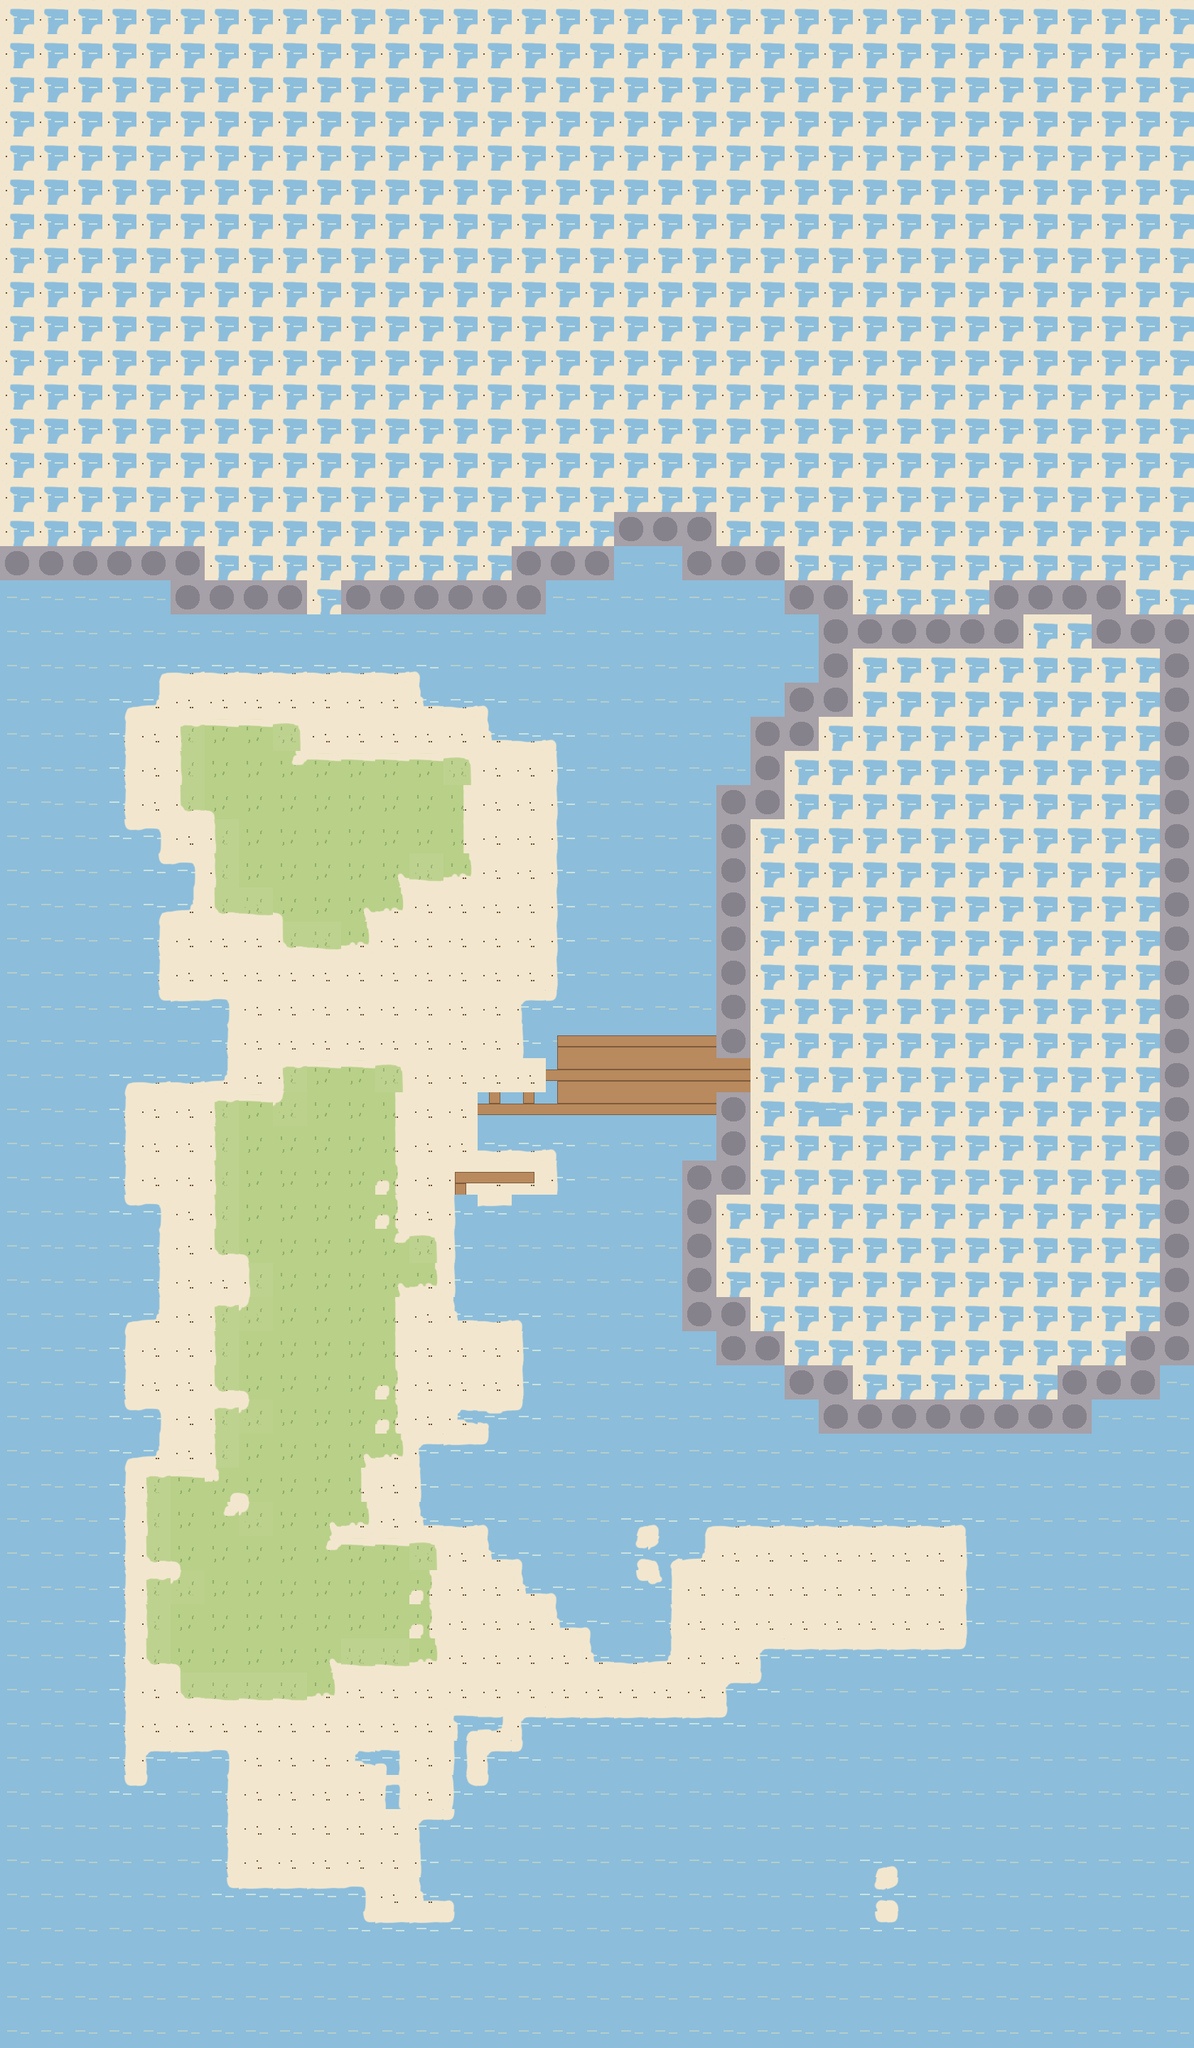

A level layout from a 2D game, rendered from its tile map. Below: a short description, then the map file with its tile-grid data intact:
An orthogonal 35x60 tile map with 48x48 px tiles, 1 tile layer (Tile Layer 1), 3 tilesets and 1 object (Starting Point).

<map version="1.10" tiledversion="1.12.1" orientation="orthogonal" renderorder="right-down" width="35" height="60" tilewidth="48" tileheight="48" infinite="0" nextlayerid="4" nextobjectid="3">
 <tileset firstgid="1" source="tileset.tsx" />
 <tileset firstgid="7" source="water-sand-terrain.tsx" />
 <tileset firstgid="55" source="terrain.tsx" />
 <layer id="1" name="Tile Layer 1" width="35" height="60">
  <data encoding="csv">
7,7,7,7,7,7,7,7,7,7,7,7,7,7,7,7,7,7,7,7,7,7,7,7,7,7,7,7,7,7,7,7,7,7,7,
7,7,7,7,7,7,7,7,7,7,7,7,7,7,7,7,7,7,7,7,7,7,7,7,7,7,7,7,7,7,7,7,7,7,7,
7,7,7,7,7,7,7,7,7,7,7,7,7,7,7,7,7,7,7,7,7,7,7,7,7,7,7,7,7,7,7,7,7,7,7,
7,7,7,7,7,7,7,7,7,7,7,7,7,7,7,7,7,7,7,7,7,7,7,7,7,7,7,7,7,7,7,7,7,7,7,
7,7,7,7,7,7,7,7,7,7,7,7,7,7,7,7,7,7,7,7,7,7,7,7,7,7,7,7,7,7,7,7,7,7,7,
7,7,7,7,7,7,7,7,7,7,7,7,7,7,7,7,7,7,7,7,7,7,7,7,7,7,7,7,7,7,7,7,7,7,7,
7,7,7,7,7,7,7,7,7,7,7,7,7,7,7,7,7,7,7,7,7,7,7,7,7,7,7,7,7,7,7,7,7,7,7,
7,7,7,7,7,7,7,7,7,7,7,7,7,7,7,7,7,7,7,7,7,7,7,7,7,7,7,7,7,7,7,7,7,7,7,
7,7,7,7,7,7,7,7,7,7,7,7,7,7,7,7,7,7,7,7,7,7,7,7,7,7,7,7,7,7,7,7,7,7,7,
7,7,7,7,7,7,7,7,7,7,7,7,7,7,7,7,7,7,7,7,7,7,7,7,7,7,7,7,7,7,7,7,7,7,7,
7,7,7,7,7,7,7,7,7,7,7,7,7,7,7,7,7,7,7,7,7,7,7,7,7,7,7,7,7,7,7,7,7,7,7,
7,7,7,7,7,7,7,7,7,7,7,7,7,7,7,7,7,7,7,7,7,7,7,7,7,7,7,7,7,7,7,7,7,7,7,
7,7,7,7,7,7,7,7,7,7,7,7,7,7,7,7,7,7,7,7,7,7,7,7,7,7,7,7,7,7,7,7,7,7,7,
7,7,7,7,7,7,7,7,7,7,7,7,7,7,7,7,7,7,7,7,7,7,7,7,7,7,7,7,7,7,7,7,7,7,7,
7,7,7,7,7,7,7,7,7,7,7,7,7,7,7,7,7,7,7,7,7,7,7,7,7,7,7,7,7,7,7,7,7,7,7,
7,7,7,7,7,7,7,7,7,7,7,7,7,7,7,7,7,7,5,5,5,7,7,7,7,7,7,7,7,7,7,7,7,7,7,
5,5,5,5,5,5,7,7,7,7,7,7,7,7,7,5,5,5,327,84,5,5,5,7,7,7,7,7,7,7,7,7,7,7,7,
156,84,156,156,156,5,5,5,5,7,5,5,5,5,5,5,156,156,84,84,84,84,156,5,5,7,7,7,7,5,5,5,5,7,7,
84,156,156,327,156,84,156,84,84,327,84,327,327,327,156,327,327,84,84,327,156,84,327,327,5,5,5,5,5,5,7,7,5,5,5,
84,156,156,327,107,180,180,180,180,180,180,180,155,327,84,327,156,327,327,327,156,327,327,84,5,7,7,7,7,7,7,7,7,7,5,
156,84,156,107,178,319,319,175,319,175,183,319,179,180,155,84,156,327,327,156,156,327,327,5,5,7,7,7,7,7,7,7,7,7,5,
84,156,84,85,183,203,204,204,202,319,183,319,183,175,179,180,155,156,84,156,156,84,5,5,7,7,7,7,7,7,7,7,7,7,5,
84,156,156,85,183,274,191,191,275,204,204,204,204,202,175,183,130,84,84,156,327,84,5,7,7,7,7,7,7,7,7,7,7,7,5,
84,156,84,85,319,323,299,191,228,228,191,300,228,229,319,183,130,84,84,156,327,5,5,7,7,7,7,7,7,7,7,7,7,7,5,
156,156,84,131,58,183,274,191,300,191,191,228,191,229,175,175,130,84,327,156,156,5,7,7,7,7,7,7,7,7,7,7,7,7,5,
84,84,84,84,131,58,274,228,300,191,191,251,324,322,175,183,130,84,84,327,327,5,7,7,7,7,7,7,7,7,7,7,7,7,5,
156,156,84,156,107,178,323,324,299,191,251,322,183,183,175,175,130,156,84,156,84,5,7,7,7,7,7,7,7,7,7,7,7,7,5,
156,84,84,156,85,183,175,183,323,324,322,183,183,319,319,175,130,84,156,327,327,5,7,7,7,7,7,7,7,7,7,7,7,7,5,
84,156,84,84,85,319,175,183,319,319,183,319,175,183,175,183,130,156,156,156,327,5,7,7,7,7,7,7,7,7,7,7,7,7,5,
156,84,156,156,131,60,58,183,319,175,183,319,183,319,175,59,83,327,327,84,327,5,7,7,7,7,7,7,7,7,7,7,7,7,5,
156,84,156,327,156,156,85,175,319,175,183,319,175,183,319,130,211,212,212,212,212,5,7,7,7,7,7,7,7,7,7,7,7,7,5,
84,84,156,107,180,180,178,183,203,204,204,202,319,183,175,175,258,172,172,308,100,308,7,7,7,7,7,7,7,7,7,7,7,7,5,
156,84,156,85,175,319,203,204,227,228,191,229,183,183,304,304,329,332,332,332,332,5,7,7,61,7,7,7,7,7,7,7,7,7,5,
156,84,84,85,319,183,274,191,300,228,228,229,183,319,180,180,155,84,84,327,156,5,7,7,7,7,7,7,7,7,7,7,7,7,5,
84,156,156,85,183,183,274,191,228,300,228,253,183,63,64,190,130,84,156,327,5,5,7,7,7,7,7,7,7,7,7,7,7,7,5,
156,156,84,131,58,319,274,191,300,191,228,253,175,130,60,84,84,84,156,84,5,7,7,7,7,7,7,7,7,7,7,7,7,7,5,
156,156,327,156,85,319,323,299,191,191,228,275,202,130,84,84,84,327,84,84,5,7,7,7,7,7,7,7,7,7,7,7,7,7,5,
84,84,327,84,85,183,319,274,300,228,300,251,322,130,156,84,156,84,84,84,5,7,7,7,7,7,7,7,7,7,7,7,7,7,5,
84,84,84,107,178,175,203,227,300,300,228,229,319,179,180,155,84,327,84,156,5,5,7,7,7,7,7,7,7,7,7,7,7,7,5,
84,84,156,85,319,183,274,191,228,228,300,229,183,319,319,130,156,84,327,156,84,5,5,7,7,7,7,7,7,7,7,7,7,5,5,
156,84,156,85,175,175,323,299,191,300,300,253,319,183,319,130,156,84,84,84,84,156,156,5,5,7,7,7,7,7,7,5,5,5,84,
156,84,84,131,58,175,203,227,300,300,228,253,183,176,57,83,84,156,84,156,84,84,156,84,5,5,5,5,5,5,5,5,156,84,156,
84,156,156,107,178,183,274,228,300,191,251,322,59,60,83,327,156,84,327,327,156,84,156,84,84,84,156,156,84,156,84,84,84,156,84,
156,84,84,85,203,204,298,299,191,191,229,175,130,327,84,84,84,156,327,156,156,84,156,327,156,84,156,84,84,156,84,84,84,84,156,
156,156,84,85,274,300,275,227,300,251,322,183,179,180,155,156,156,156,107,155,107,180,180,180,180,180,180,180,155,156,84,84,84,84,156,
156,156,156,85,323,299,228,191,191,275,204,204,202,183,179,155,84,327,157,81,178,183,183,319,183,183,183,175,130,156,156,84,156,156,156,
84,156,156,85,203,227,191,300,300,191,228,228,253,175,319,179,155,156,131,133,183,319,319,319,183,175,183,175,130,84,84,156,156,84,156,
156,84,84,85,274,228,191,300,300,300,228,191,253,175,319,319,179,155,84,85,175,319,175,183,175,183,319,175,130,156,156,156,84,156,156,
84,156,156,85,323,299,191,228,191,251,324,324,322,175,175,175,175,179,180,178,319,319,59,60,60,60,60,60,83,156,156,156,84,84,84,
156,84,84,85,319,323,324,324,324,322,175,183,319,183,319,175,319,183,183,319,175,59,83,156,84,156,84,156,84,156,84,84,84,156,84,
156,84,156,85,319,183,183,319,183,175,183,319,175,55,182,59,60,60,60,60,60,83,156,156,327,156,156,156,84,84,156,156,84,84,84,
84,84,84,85,59,60,58,183,175,183,176,62,175,86,59,83,327,84,327,327,84,327,84,327,327,84,327,84,156,156,156,84,84,84,84,
84,84,84,131,83,327,85,183,319,183,175,134,319,103,83,156,327,327,84,327,156,84,327,84,156,327,327,156,156,156,156,156,156,84,84,
156,84,156,84,156,84,85,319,319,183,183,319,59,83,156,156,84,327,327,156,84,156,327,84,327,156,156,327,156,84,84,84,156,84,156,
156,84,327,84,84,327,85,175,319,183,319,319,130,84,156,84,84,156,327,84,156,327,156,84,327,107,155,327,84,156,156,84,156,84,156,
84,84,84,327,327,327,131,60,60,60,58,183,179,155,156,156,156,84,327,327,156,156,84,156,84,157,106,327,84,84,84,84,84,84,84,
84,84,156,327,84,156,156,156,156,156,131,60,60,83,156,156,156,327,156,156,327,84,156,156,327,131,83,84,84,84,156,84,156,84,156,
84,84,327,327,156,156,84,84,156,156,156,156,84,156,327,156,84,156,327,156,327,156,84,327,84,156,84,156,156,84,156,156,156,84,84,
156,84,84,156,156,156,156,84,84,156,156,84,156,84,84,327,327,327,84,84,84,327,156,156,156,84,156,84,84,156,156,84,84,156,156,
156,156,84,84,84,84,156,84,84,156,84,84,156,84,156,156,327,84,84,156,156,156,156,84,84,156,84,84,156,156,84,84,156,84,156
</data>
 </layer>
 <objectgroup id="3" name="NPCs">
  <object id="2" name="Starting Point" x="1149.35" y="2197.48">
   <point />
  </object>
 </objectgroup>
</map>
